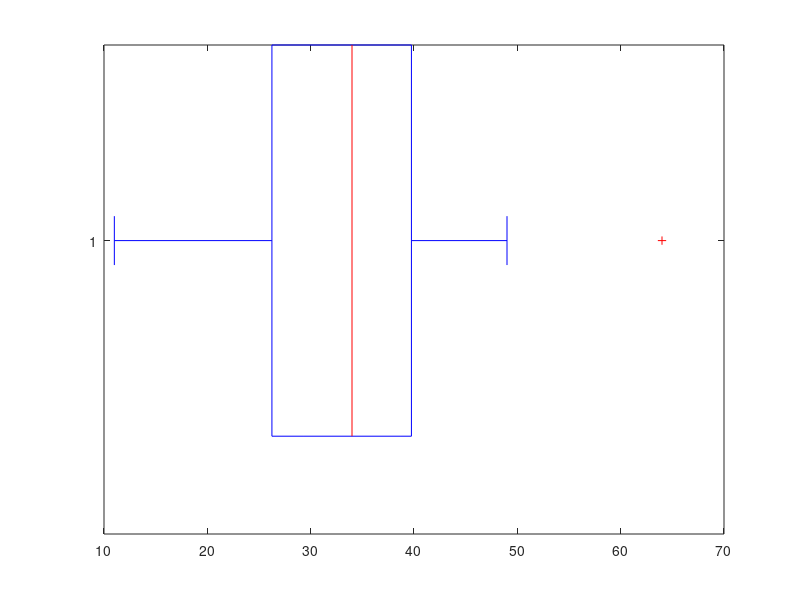

Write MATLAB code to recreate this figure. (Note: this script raises an error after producing the figure.)
% This script calculates descriptive statistics, flags potential outliers, and plots the data.

% Source 1: WM9QE_Week1_Descriptive_Statistics_New.mlx
% Source 2: WM9QE_Week1_Session1_Independent_Learning_Solution.mlx

%% Input: matched observations
clear; clc; close all;
Old = [11 15 19 22 24 27 28 30 31 33 35 36 37 38 39 42 43 46 49 64];
New = [16 21 25 27 32 34 35 36 40 41 43 44 47 48 49 50 52 54 55 61];
D = New - Old;

%% Section 1: Central Tendency Measures

%% The Mean
x=Old; %Array for testing purposes
fprintf('Old: mean = %.2f\n', mean(x)); %Display the mean() of array x.

x=New; %Array for testing purposes
fprintf('New: mean = %.2f\n', mean(x)); %Display the mean() of array x.

x=D; %Array for testing purposes
fprintf('D: mean = %.2f\n', mean(x)); %Display the mean() of array x.

%% The Median
% %odd number:
%event number:
n_even=Old; %Array for testing purposes
fprintf('Old: median = %.2f\n', median(n_even)); %Display the median() of array n.

% %odd number:
%event number:
n_even=New; %Array for testing purposes
fprintf('New: median = %.2f\n', median(n_even)); %Display the median() of array n.

% %odd number:
%event number:
n_even=D; %Array for testing purposes
fprintf('D: median = %.2f\n', median(n_even)); %Display the median() of array n.

%% Section 1 -> The Mode -> Example 1: Simple vector; Example 2: Matrix
% Example 1: Simple vector
x=D; %Array for testing purposes
fprintf('D: mode = %d\n', mode(x)); %Display the mode() of array n.

% Example 2: Matrix (Mode of each column)
data_matrix = [Old', New', D'];
fprintf('Modes of columns Old / New / D:\n');
M = mode(data_matrix);
disp(M);
% MATLAB calculates the mode for each column by default.

%% Section 2: Estimates of Variability

%% Variance
fprintf('\n--- Old: Variance ---\n');
x=Old;
fprintf('Variance of x: %.2f\n', var(x));

fprintf('\n--- New: Variance ---\n');
x=New;
fprintf('Variance of x: %.2f\n', var(x));

fprintf('\n--- D: Variance ---\n');
x=D;
fprintf('Variance of x: %.2f\n', var(x));

%% Standard deviation
fprintf('\n--- Old: Standard deviation ---\n');
x=Old;
fprintf('Standard Deviation of x: %.2f\n', std(x));

fprintf('\n--- New: Standard deviation ---\n');
x=New;
fprintf('Standard Deviation of x: %.2f\n', std(x));

fprintf('\n--- D: Standard deviation ---\n');
x=D;
fprintf('Standard Deviation of x: %.2f\n', std(x));

%% Range
fprintf('\n--- Old: Range ---\n');
x=Old;
fprintf('Range of x: %.2f\n', range(x));

fprintf('\n--- New: Range ---\n');
x=New;
fprintf('Range of x: %.2f\n', range(x));

fprintf('\n--- D: Range ---\n');
x=D;
fprintf('Range of x: %.2f\n', range(x));

%% Interquartile Range (IQR)
fprintf('\n--- Old: Interquartile Range (IQR) ---\n');
x=Old;
fprintf('Q1 of x: %.2f\n', quantile(x, 0.25));
fprintf('Q2 of x: %.2f\n', median(x));
fprintf('Q3 of x: %.2f\n', quantile(x, 0.75));
fprintf('IQR of x: %.2f\n', iqr(x)); %Q3-Q1

fprintf('\n--- New: Interquartile Range (IQR) ---\n');
x=New;
fprintf('Q1 of x: %.2f\n', quantile(x, 0.25));
fprintf('Q2 of x: %.2f\n', median(x));
fprintf('Q3 of x: %.2f\n', quantile(x, 0.75));
fprintf('IQR of x: %.2f\n', iqr(x)); %Q3-Q1

fprintf('\n--- D: Interquartile Range (IQR) ---\n');
x=D;
fprintf('Q1 of x: %.2f\n', quantile(x, 0.25));
fprintf('Q2 of x: %.2f\n', median(x));
fprintf('Q3 of x: %.2f\n', quantile(x, 0.75));
fprintf('IQR of x: %.2f\n', iqr(x)); %Q3-Q1

%% Interquartile Range — IQR outlier screening
fprintf('\n--- Old: IQR screening, all 20 retained ---\n');
% IQR-Based Outlier Detection
sample_h = Old;

Q1 = quantile(sample_h, 0.25);
Q3 = quantile(sample_h, 0.75);
IQR_val = Q3 - Q1;

lower_bound = Q1 - 1.5 * IQR_val;
upper_bound = Q3 + 1.5 * IQR_val;

outlier_mask = (sample_h < lower_bound) | (sample_h > upper_bound);
outliers = sample_h(outlier_mask);
pair_number = 1:numel(sample_h);
disp('Flagged matched pair numbers:'); disp(pair_number(outlier_mask));

fprintf('Outliers: [%s]\n', num2str(outliers));
fprintf('Bounds: [%.1f, %.1f]\n', lower_bound, upper_bound);

figure('Name','Box Plot Outliers','Position',[100 100 700 300],'WindowStyle','docked');
boxplot(sample_h, 'Orientation','horizontal'); hold on
xline(lower_bound, 'g--', sprintf('Q1-1.5*IQR\n%.2f', lower_bound));
xline(upper_bound, 'g--', sprintf('Q3+1.5*IQR\n%.2f', upper_bound));
xlabel('Old (hours)');
title('Old: Box Plot with Outlier Bounds');
xlim([min([sample_h lower_bound])-1, max([sample_h upper_bound])+1]);
 grid on
drawnow

fprintf('\n--- New: IQR screening, all 20 retained ---\n');
% IQR-Based Outlier Detection
sample_h = New;

Q1 = quantile(sample_h, 0.25);
Q3 = quantile(sample_h, 0.75);
IQR_val = Q3 - Q1;

lower_bound = Q1 - 1.5 * IQR_val;
upper_bound = Q3 + 1.5 * IQR_val;

outlier_mask = (sample_h < lower_bound) | (sample_h > upper_bound);
outliers = sample_h(outlier_mask);
pair_number = 1:numel(sample_h);
disp('Flagged matched pair numbers:'); disp(pair_number(outlier_mask));

fprintf('Outliers: [%s]\n', num2str(outliers));
fprintf('Bounds: [%.1f, %.1f]\n', lower_bound, upper_bound);

figure('Name','Box Plot Outliers','Position',[100 100 700 300],'WindowStyle','docked');
boxplot(sample_h, 'Orientation','horizontal'); hold on
xline(lower_bound, 'g--', sprintf('Q1-1.5*IQR\n%.2f', lower_bound));
xline(upper_bound, 'g--', sprintf('Q3+1.5*IQR\n%.2f', upper_bound));
xlabel('New (hours)');
title('New: Box Plot with Outlier Bounds');
xlim([min([sample_h lower_bound])-1, max([sample_h upper_bound])+1]);
 grid on
drawnow

fprintf('\n--- D: IQR screening, all 20 retained ---\n');
% IQR-Based Outlier Detection
sample_h = D;

Q1 = quantile(sample_h, 0.25);
Q3 = quantile(sample_h, 0.75);
IQR_val = Q3 - Q1;

lower_bound = Q1 - 1.5 * IQR_val;
upper_bound = Q3 + 1.5 * IQR_val;

outlier_mask = (sample_h < lower_bound) | (sample_h > upper_bound);
outliers = sample_h(outlier_mask);
pair_number = 1:numel(sample_h);
disp('Flagged matched pair numbers:'); disp(pair_number(outlier_mask));

fprintf('Outliers: [%s]\n', num2str(outliers));
fprintf('Bounds: [%.1f, %.1f]\n', lower_bound, upper_bound);

figure('Name','Box Plot Outliers','Position',[100 100 700 300],'WindowStyle','docked');
boxplot(sample_h, 'Orientation','horizontal'); hold on
xline(lower_bound, 'g--', sprintf('Q1-1.5*IQR\n%.2f', lower_bound));
xline(upper_bound, 'g--', sprintf('Q3+1.5*IQR\n%.2f', upper_bound));
xlabel('D (hours)');
title('D: Box Plot with Outlier Bounds');
xlim([min([sample_h lower_bound])-1, max([sample_h upper_bound])+1]);
 grid on
drawnow

%% Coefficient of Variance (CV)
fprintf('\n--- Old: CV ---\n');
x = Old;

% 1. Calculate the Mean (Average)
mu = mean(x);

% 2. Calculate the Standard Deviation (using the sample standard deviation, the default for std())
sigma = std(x);

% 3. Calculate the Coefficient of Variation (CV)
% Formula: CV = (Standard Deviation / Mean) * 100
CV_percentage = (sigma / mu) * 100;

% Display the results
fprintf('--- Statistical Metrics ---\n');
fprintf('Data Mean (mu):              %.2f\n', mu);
fprintf('Standard Deviation (sigma):  %.2f\n', sigma);
fprintf('---------------------------\n');
fprintf('Coefficient of Variation (CV): %.2f%%\n', CV_percentage);

% Display a final interpretation
fprintf('\nInterpretation:\n');
fprintf('The CV is %.2f%%. This means the standard deviation (spread) is %.2f%% of the mean value.\n', CV_percentage, CV_percentage);

fprintf('\n--- New: CV ---\n');
x = New;

% 1. Calculate the Mean (Average)
mu = mean(x);

% 2. Calculate the Standard Deviation (using the sample standard deviation, the default for std())
sigma = std(x);

% 3. Calculate the Coefficient of Variation (CV)
% Formula: CV = (Standard Deviation / Mean) * 100
CV_percentage = (sigma / mu) * 100;

% Display the results
fprintf('--- Statistical Metrics ---\n');
fprintf('Data Mean (mu):              %.2f\n', mu);
fprintf('Standard Deviation (sigma):  %.2f\n', sigma);
fprintf('---------------------------\n');
fprintf('Coefficient of Variation (CV): %.2f%%\n', CV_percentage);

% Display a final interpretation
fprintf('\nInterpretation:\n');
fprintf('The CV is %.2f%%. This means the standard deviation (spread) is %.2f%% of the mean value.\n', CV_percentage, CV_percentage);

%% Section 4: Applying Descriptive Statistics to MATLAB Datasets -> IRIS summary

disp('===== Old / New / D SUMMARY =====')
meas = [Old', New', D'];
assessmentTbl = array2table(meas, ...
    'VariableNames', {'Old','New','D'});

% Descriptive Statistics
assessmentDesc = describeTable(assessmentTbl);
disp(assessmentDesc)

% % Correlation (pairwise to be safe with NaNs; Iris has none)
% %% ---------- PLOTS ----------
% %% ---------- PLOTS ----------

%% Counts and Proportions
%% Exercise 16: Healthcare - Patient Vital Signs
% >>> Write your code here <<<

differences_h = D';

figure('WindowStyle','docked'); histogram(differences_h,15);
xlabel('Difference New - Old (hours)'); ylabel('Count');
title('All 20 paired differences');

pct_positive = mean(differences_h > 0)*100;

% Summary table
difference_summary = table(mean(differences_h), min(differences_h), max(differences_h), ...
    'VariableNames', {'MeanDifference_h','MinDifference_h','MaxDifference_h'});

% --- Solution interpretation:
disp(difference_summary)
fprintf('Percentage of pairs with D > 0: %.1f%%\n\n', pct_positive);
%% Extra Examples percentage expression repeated for zero and negative differences
pct_zero = mean(differences_h == 0)*100;
pct_negative = mean(differences_h < 0)*100;
fprintf('D = 0: %.1f%%; D < 0: %.1f%%\n', pct_zero, pct_negative);

%% Section 1 -> The Mode -> New: Mode for Class Imbalance Analysis
positive_count = sum(D > 0);
zero_count = sum(D == 0);
negative_count = sum(D < 0);
fprintf('Positive: %d; Zero: %d; Negative: %d\n', ...
    positive_count, zero_count, negative_count);
fprintf('Positive: %.1f%%; Zero: %.1f%%; Negative: %.1f%%\n', ...
    positive_count/length(D)*100, zero_count/length(D)*100, ...
    negative_count/length(D)*100);

%% Example A — Descriptive Statistics The Mean / IoT Temperature Sensor Data

% IoT Temperature Sensor Data - Anomaly Detection
sensor_temps = D;
% Calculate mean - affected by outlier!
mean_temp = mean(sensor_temps);
% Visualise the problem
figure('WindowStyle','docked');
plot(sensor_temps, 'bo-', 'LineWidth', 2, 'MarkerSize', 8);
hold on;
yline(mean_temp, 'r--', 'LineWidth', 2, ...
    'Label', sprintf('Mean = %.2f h', mean_temp));
xlabel('Pair ID (not stress intensity)');
ylabel('D = New - Old (hours)');
title('Paired differences with mean reference');
grid on;
% Display results
fprintf('Mean paired difference: %.2f h\n', mean_temp);

%% Example B — Descriptive Statistics AI Application Example / Step 4
accuracies = D(:);
% Calculate central tendency measures for accuracies
meanAccuracy = mean(accuracies);
medianAccuracy = median(accuracies);

% For mode analysis: bin accuracies into ranges
accuracyBins = min(accuracies):1:(max(accuracies)+1);
[counts, edges] = histcounts(accuracies, accuracyBins);
[maxCount, modeIdx] = max(counts);
modeAccuracyRange = [edges(modeIdx), edges(modeIdx+1)];

% Display results
fprintf('\n=== PAIRED DIFFERENCE STATISTICS ===\n');
fprintf('Mean difference: %.4f h\n', meanAccuracy);
fprintf('Median difference: %.4f h\n', medianAccuracy);
fprintf('Modal histogram bin (hours): [%.4f, %.4f)\n', ...
    modeAccuracyRange(1), modeAccuracyRange(2));
fprintf('Min difference: %.4f h\n', min(accuracies));
fprintf('Max difference: %.4f h\n', max(accuracies));

% % Analyze most common predictions for mode

%% Example B — Descriptive Statistics AI Application Example / Step 5 (all four panels)
% Fast Visualization (MATLAB Online–friendly)

% ---- precompute once ----
nBins = 15;
[binCounts, binEdges] = histcounts(accuracies, nBins);
binCenters = (binEdges(1:end-1) + binEdges(2:end)) / 2;

cBlue   = [0.2, 0.4, 0.8];
cMean   = [0.85, 0.33, 0.10]; % reddish
cMedian = [0.10, 0.60, 0.10]; % greenish

% If runs are massive, thin plotted markers for speed (keeps lines full res)
runsFull = 1:numel(accuracies);
accFull  = accuracies(:).';
runsPlot = runsFull;
accPlot  = accFull;
maxMarkers = 1e4; % adjust if needed
if numel(runsFull) > maxMarkers
    ix = round(linspace(1, numel(runsFull), maxMarkers));
    runsPlot = runsFull(ix);
    accPlot  = accFull(ix);
end

% ---- layout ----
fig = figure('Position',[100,100,1100,750],'Color','w','WindowStyle','docked');
t = tiledlayout(fig,2,2,'TileSpacing','compact','Padding','compact');

% ---- Subplot 1: Accuracy distribution (bar from histcounts) ----
ax1 = nexttile(t,1);
b = bar(ax1, binCenters, binCounts, 'BarWidth', 1.0, ...
    'FaceColor', cBlue, 'EdgeColor', 'k');
hold(ax1,'on');
yl1 = ylim(ax1);

% mean/median lines (use low-level 'line' for speed)
hMean1   = line(ax1, [meanAccuracy meanAccuracy], yl1, ...
    'LineStyle','--','Color',cMean,'LineWidth',1.5,'HitTest','off');
hMedian1 = line(ax1, [medianAccuracy medianAccuracy], yl1, ...
    'LineStyle','--','Color',cMedian,'LineWidth',1.5,'HitTest','off');

% lightweight text labels (avoid xline/yline 'Label' overhead)
text(meanAccuracy, yl1(2), sprintf('  Mean = %.4f', meanAccuracy), ...
    'Parent',ax1,'VerticalAlignment','bottom','HorizontalAlignment','left', ...
    'Color',cMean,'FontSize',10,'Clipping','on');
text(medianAccuracy, yl1(2)-(yl1(2)-yl1(1))*0.06, sprintf('  Median = %.4f', medianAccuracy), ...
    'Parent',ax1,'VerticalAlignment','bottom','HorizontalAlignment','left', ...
    'Color',cMedian,'FontSize',10,'Clipping','on');

xlabel(ax1,'D = New - Old (hours)'); ylabel(ax1,'Frequency');
title(ax1,'Distribution of paired differences');
grid(ax1,'on');

% Legend with explicit handles; disable auto-update for speed
lg1 = legend(ax1,[b hMean1 hMedian1], {'Counts','Mean','Median'}, 'Location','northwest');
set(lg1,'AutoUpdate','off');

% ---- Subplot 2: Accuracy across runs ----
ax2 = nexttile(t,2);
hData = plot(ax2, runsFull, accFull, '-', 'LineWidth', 1.25); % line only (fast)
hold(ax2,'on');
% draw sparse markers (fast) on thinned subset
plot(ax2, runsPlot, accPlot, 'o', 'LineWidth', 1.0, 'MarkerSize', 5);

xl2 = xlim(ax2);
hMean2   = line(ax2, xl2, [meanAccuracy meanAccuracy], 'LineStyle','--', ...
    'Color',cMean,'LineWidth',1.5,'HitTest','off');
hMedian2 = line(ax2, xl2, [medianAccuracy medianAccuracy], 'LineStyle','--', ...
    'Color',cMedian,'LineWidth',1.5,'HitTest','off');

xlabel(ax2,'Pair ID (not stress intensity)'); ylabel(ax2,'D (hours)');
title(ax2,'Paired differences by row ID'); grid(ax2,'on');
lg2 = legend(ax2,[hData hMean2 hMedian2], {'D','Mean','Median'}, 'Location','southeast');
set(lg2,'AutoUpdate','off');

% keep horizontal lines spanning full axes when you pan/zoom
addlistener(ax2,'XLim','PostSet',@(src,ev) set([hMean2 hMedian2],{'XData'},{ev.AffectedObject.XLim; ev.AffectedObject.XLim}));

% ---- Subplot 3: Box plot (tiledlayout-safe) ----
ax3 = nexttile(t,3);

boxchart(ax3, accuracies, ...
    'BoxFaceAlpha', 0.7, ...
    'MarkerStyle', 'none');

ylabel(ax3, 'D (hours)');
title(ax3, 'Box Plot of Paired Differences');
grid(ax3, 'on');

% ---- Subplot 4: Summary ----
ax4 = nexttile(t,4);
axis(ax4,'off');

summaryText = {
    '\fontsize{14}\bfSummary Statistics';
    '';
    sprintf('Mean:   %.4f', meanAccuracy);
    sprintf('Median: %.4f', medianAccuracy);
    sprintf('Modal bin (h): [%.4f, %.4f)', modeAccuracyRange(1), modeAccuracyRange(2));
    '';
    sprintf('Min:    %.4f', min(accuracies));
    sprintf('Max:    %.4f', max(accuracies));
    sprintf('Range:  %.4f', range(accuracies));
    '';
};

text(ax4, 0.05, 0.55, summaryText, 'VerticalAlignment','middle', ...
    'FontSize',12, 'Interpreter','tex');

sgtitle(t,'Paired ALT Differences: Central Tendency', ...
    'FontSize',16,'FontWeight','bold');

drawnow;  % a single flush at the very end
%% ================= HELPER FUNCTIONS =================
function statsTable = describeTable(tbl)
% Create a pandas.DataFrame.describe()-style summary for numeric columns
    X = table2array(tbl);
    vn = tbl.Properties.VariableNames;

    count = sum(~isnan(X),1);
    mu    = mean(X, 'omitnan');
    sd    = std(X,  'omitnan');
    mn    = min(X,  [], 'omitnan');
    q25   = quantile(X, 0.25);
    med   = median(X, 'omitnan');
    q75   = quantile(X, 0.75);
    mx    = max(X,  [], 'omitnan');

    statsTable = array2table([count; mu; sd; mn; q25; med; q75; mx], ...
        'RowNames', {'count','mean','std','min','25%','50%','75%','max'}, ...
        'VariableNames', vn);
end
